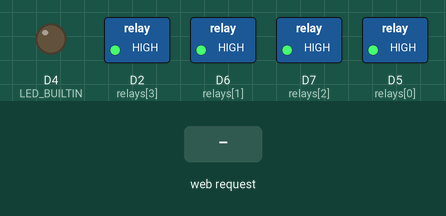
This sketch was run on a simulated ESP8266 (NodeMCU). On the bench: switched loads named in the sketch (green lamp = pin HIGH), output pins drawn as LEDs (lit = HIGH, except the on-board LED, lit = LOW). The test bench sets the inputs (shaded band). WiFi joins after 1.5 s; servers stay silent unless stated.

Above: at 2.7 s.
2.8 s: HTTP request GET /pin1/on received
At 3.6 s:
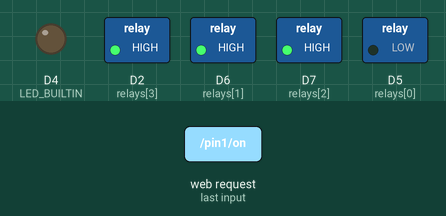
4.3 s: HTTP request GET /pin2/on received
At 4.8 s:
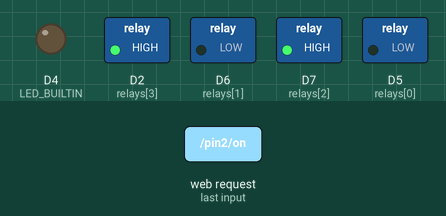
5.8 s: HTTP request GET /pin1/off received
At 7.0 s:
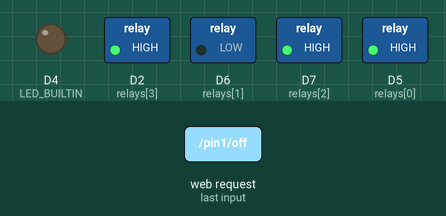
7.3 s: HTTP request GET /pin3/on received
At 8.2 s:
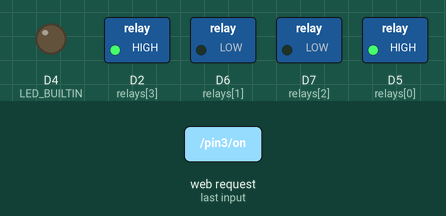
8.8 s: HTTP request GET /pin2/off received
At 9.4 s:
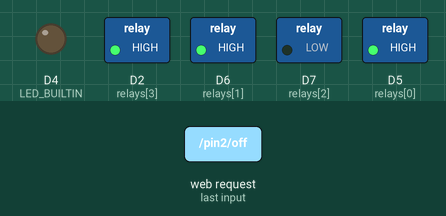
10.3 s: HTTP request GET /pin4/on received
At 11.7 s:
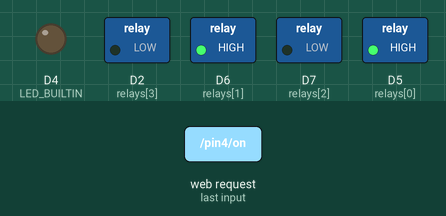
Timing chart, 0 to 12.8 s (numbered marks = the images above; inputs shaded):
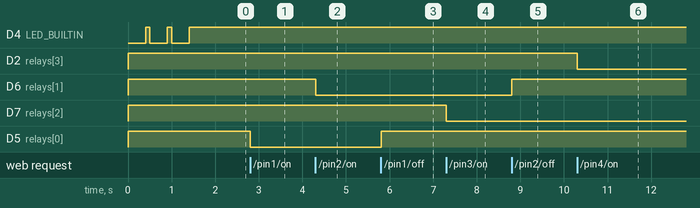

The sketch:

lampController.ino
```cpp
#include <ESP8266WiFi.h>
#include "secrets.h"
#define DEBUG false
#define NUM_RELAYS 4

//ota
#include <ESP8266mDNS.h>
#include <WiFiUdp.h>
#include <ArduinoOTA.h>

void ICACHE_RAM_ATTR handleBtn();

String title = "Lamp Controller";

byte relayStates[NUM_RELAYS] = {1, 1, 1, 1};
const int relays[NUM_RELAYS] = {D5, D6, D7, D2};

String states[2] = {"on", "off"};
String commands[2] = {"TURN OFF", "TURN ON"};
String hrefs[2] = {"/off", "/on"};
String buttons[2] = {" ", " button2"}; // green button, red button
String deviceNames[NUM_RELAYS] = {"Floor Lamp", "Bookcase Lamp", "Lampshade", "Dehumidifier"};

// Variable to store the HTTP request
String header;

void setup() {
  pinMode(LED_BUILTIN, OUTPUT);
  digitalWrite(LED_BUILTIN, HIGH);
  for(int i = 0; i < NUM_RELAYS; i++){
    pinMode(relays[i], OUTPUT);
    digitalWrite(relays[i], relayStates[i]);
  }

  if (DEBUG)
    Serial.begin(9600);
  // Connect to Wi-Fi network with SSID and password
  WiFi.disconnect();
  WiFi.begin(ssid, password);
  WiFi.hostname(deviceName);
  WiFi.mode(WIFI_STA); //WiFi mode station (connect to wifi router only
  while (WiFi.status() != WL_CONNECTED) {
    digitalWrite(LED_BUILTIN, LOW);
    delay(400);
    digitalWrite(LED_BUILTIN, HIGH);
    delay(100);
  }
  WiFi.config(staticIP, subnet, gateway, dns);
  server.begin();

  /////////////////////////////OTA////////////////////////////
  ArduinoOTA.onStart([]() {
    String type;
    if (ArduinoOTA.getCommand() == U_FLASH) {
      type = "sketch";
    } else { // U_FS
      type = "filesystem";
    }

    // NOTE: if updating FS this would be the place to unmount FS using FS.end()
    //Serial.println("Start updating " + type);
  });
  ArduinoOTA.onEnd([]() {
    //Serial.println("\nEnd");
  });
  ArduinoOTA.onProgress([](unsigned int progress, unsigned int total) {
    //Serial.printf("Progress: %u%%\r", (progress / (total / 100)));
  });
  ArduinoOTA.onError([](ota_error_t error) {
    //Serial.printf("Error[%u]: ", error);
    if (error == OTA_AUTH_ERROR) {
      //Serial.println("Auth Failed");
      ;
    } else if (error == OTA_BEGIN_ERROR) {
      //Serial.println("Begin Failed");
      ;
    } else if (error == OTA_CONNECT_ERROR) {
      //Serial.println("Connect Failed");
      ;
    } else if (error == OTA_RECEIVE_ERROR) {
      //Serial.println("Receive Failed");
      ;
    } else if (error == OTA_END_ERROR) {
      //Serial.println("End Failed");
      ;
    }
  });
  ArduinoOTA.begin();
  ///////////////////////////////////////////////////////////

}

void loop() {
  WiFiClient client = server.available();   // Listen for incoming clients

  if (client) {                             // If a new client connects,
    if (DEBUG)
      Serial.println("New Client.");          // print a message out in the serial port
    String currentLine = "";                // make a String to hold incoming data from the client
    while (client.connected()) {            // loop while the client's connected
      if (client.available()) {             // if there's bytes to read from the client,
        char c = client.read();             // read a byte, then
        if (DEBUG)
          Serial.write(c);                    // print it out the serial monitor
        header += c;
        if (c == '\n') {                    // if the byte is a newline character
          // if the current line is blank, you got two newline characters in a row.
          // that's the end of the client HTTP request, so send a response:
          if (currentLine.length() == 0) {
            // HTTP headers always start with a response code (e.g. HTTP/1.1 200 OK)
            // and a content-type so the client knows what's coming, then a blank line:
            client.println("HTTP/1.1 200 OK");
            client.println("Content-type:text/html");
            client.println("Connection: close");
            client.println();

            bool isChanged = true;

            // turns the GPIOs on and off
            if (header.indexOf("GET /pin1/on") >= 0)
            {
              relayStates[0] = 0;
            }
            else if (header.indexOf("GET /pin1/off") >= 0)
            {
              relayStates[0] = 1;
            }
            else if (header.indexOf("GET /pin2/on") >= 0) {
              relayStates[1] = 0;
            }
            else if (header.indexOf("GET /pin2/off") >= 0) {
              relayStates[1] = 1;
            }
            else if (header.indexOf("GET /pin3/on") >= 0)
            {
             relayStates[2] = 0;
            }
            else if (header.indexOf("GET /pin3/off") >= 0)
            {
             relayStates[2] = 1;
            }
            else if (header.indexOf("GET /pin4/on") >= 0) {
             relayStates[3] = 0;
            }
            else if (header.indexOf("GET /pin4/off") >= 0) {
              relayStates[3] = 1;
            }
            else{
              isChanged = false;
            }

           for(int j = 0; j < NUM_RELAYS; j++){
              if(digitalRead(relays[j]) != relayStates[j]){
                digitalWrite(relays[j], relayStates[j]);
              }
           }

            // Display the HTML web page
            client.println("<!DOCTYPE html>");
            client.println("<html><head>");
            client.println("<meta http-equiv='content-type' content='text/html; charset=UTF-8'><meta charset='utf-8' name='viewport' content='width=device-width, initial-scale=1'>");
            client.println("<style>html, body { font-family: Helvetica; display: block; margin: 0px auto; text-align: center; background-color: rgb(37, 37, 38);}");
            client.println(".button { font-weight: bold; background-color: #209e48; width: 100px; border: none; color: white; padding: 5px 24px;");
            client.println("text-decoration: none; font-size: 20px; margin: 2px; cursor: pointer;}");
            client.println(".button2 {background-color: #c20a0a;}");
            client.println(".textbox {width: 200px; margin-top: auto; margin-bottom: auto; border: 1px solid #333; padding: 16px 20px; background-image: linear-gradient(180deg, #fff, #ddd 40%, #ccc);}");
            client.println(".mytext {font-size: 18px; font-weight:bold; font-family:Arial ; text-align: center; color: black;}");
            client.println("#container {width: 100%; height: 100%;  margin-left: 0px; margin-top: 10px; margin-bottom: 10px; padding: 0px; display: -webkit-flex; -webkit-justify-content: center; display: flex; justify-content: center;} ");
            client.println("</style></head>");
            client.println("<body>");
            client.println("    <h1 style='color:white;'>" + title + "</h1>");

            for (int j = 0; j < NUM_RELAYS; j++){
              client.println("<div id='container'>");
              client.println("<p></p>");
              client.println();

              client.println("<div class='textbox mytext'>" + (String) deviceNames[j] + " is " +  (String) states[relayStates[j]] + "</div>");
              client.println("<a href='/pin" +  (String) (j + 1) + hrefs[relayStates[j]] + "'><button class='button" + buttons[relayStates[j]] + "'>" + commands[relayStates[j]] + "</button></a> <p></p>");

              client.println("</div>");
            }

            if (isChanged){
              client.println("<meta http-equiv='refresh' content='0; URL=/'>"); // Return to root page to avoid accidental refresh toggles
            }

            client.println("</body></html>");

            // The HTTP response ends with another blank line
            client.println();
            // Break out of the while loop
            break;
          } else { // if you got a newline, then clear currentLine
            currentLine = "";
          }
        } else if (c != '\r') {  // if you got anything else but a carriage return character,
          currentLine += c;      // add it to the end of the currentLine
        }
      }
    }
    // Clear the header variable
    header = "";
    // Close the connection
    client.stop();
  }


  ArduinoOTA.handle();
}
```

secrets.h
```cpp
#ifndef _secrets_h_
#define _secrets_h_
/*############################################################################ Classified information ############################################################################*/
//
// Replace with your network credentials
const char* ssid = "yourRouter"; // Input your wifi network name
const char* password = "yourPasswd"; // Input your wifi password
//
/*############################################################################ Classified information ############################################################################*/
const char* deviceName = "lampController";
WiFiServer server(80);// Set web server port number to 80
IPAddress staticIP(192, 168, 1, 100); //ESP static ip, change according to your desire
IPAddress gateway(192, 168, 1, 1);   //IP Address of your WiFi Router (Gateway)
IPAddress subnet(255, 255, 255, 0);  //Subnet mask
IPAddress dns(8, 8, 8, 8);  //DNS
#endif
```

Measured:
- after the input at 2.8 s, D5 (relays[0]): HIGH → LOW at once
- after the input at 4.3 s, D6 (relays[1]): HIGH → LOW at once
- after the input at 5.8 s, D5 (relays[0]): LOW → HIGH at once
- after the input at 7.3 s, D7 (relays[2]): HIGH → LOW at once
- after the input at 8.8 s, D6 (relays[1]): LOW → HIGH at once
- after the input at 10.3 s, D2 (relays[3]): HIGH → LOW at once
